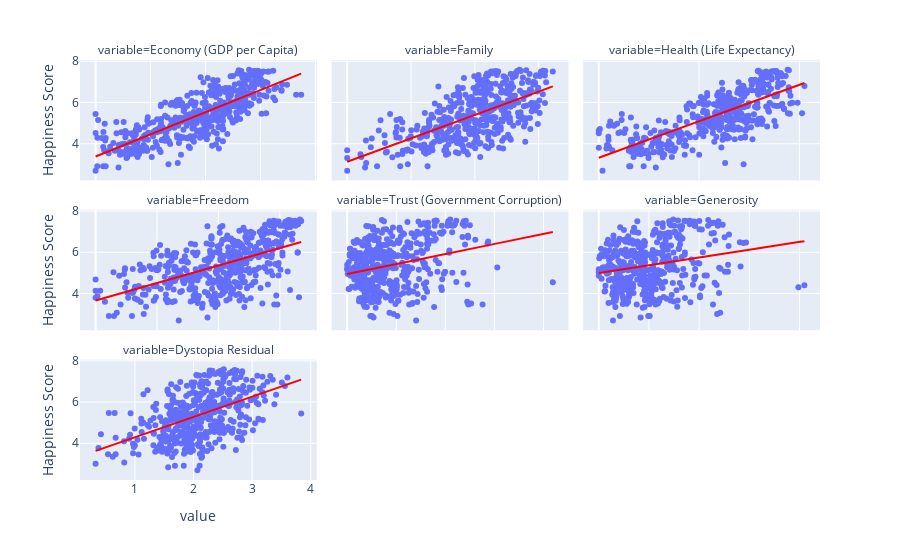

Source (notebook cell):
### Code cell
import plotly.express as px
import pandas as pd
import numpy as np
df = pd.read_csv('/Users/nicolas/Downloads/World_Happiness_2015_2017_.csv')
px.scatter(df, x=df.select_dtypes(np.float64).columns, y='Happiness Score', trendline='ols',
           color=px.NO_COLOR, trendline_color_override="red", render_mode="svg",
          facet_col="variable", facet_col_wrap=3).update_xaxes(matches=None)

### Figure 1 — Plotly figure (JSON) as saved in the notebook; plotly's stock layout.template omitted (floating-point values rounded to 4 significant figures; data arrays with more than 128 entries replaced by an {"elided": "..."} marker saying what was removed)
{"data": [{"hovertemplate": "variable=Economy (GDP per Capita)<br>value=%{x}<br>Happiness Score=%{y}<extra></extra>", "legendgroup": "", "marker": {"color": "#636efa", "symbol": "circle"}, "mode": "markers", "name": "", "orientation": "v", "showlegend": false, "type": "scatter", "x": {"elided": "470 float values"}, "xaxis": "x7", "y": {"elided": "470 float values"}, "yaxis": "y7"}, {"hovertemplate": "<b>OLS trendline</b><br>Happiness Score = 2.14892 * value + 3.3769<br>R<sup>2</sup>=0.616931<br><br>variable=Economy (GDP per Capita)<br>value=%{x}<br>Happiness Score=%{y} <b>(trend)</b><extra></extra>", "legendgroup": "", "line": {"color": "red"}, "marker": {"color": "#636efa", "symbol": "circle"}, "mode": "lines", "name": "", "showlegend": false, "type": "scatter", "x": {"elided": "470 float values"}, "xaxis": "x7", "y": {"elided": "470 float values"}, "yaxis": "y7"}, {"hovertemplate": "variable=Family<br>value=%{x}<br>Happiness Score=%{y}<extra></extra>", "legendgroup": "", "marker": {"color": "#636efa", "symbol": "circle"}, "mode": "markers", "name": "", "orientation": "v", "showlegend": false, "type": "scatter", "x": {"elided": "470 float values"}, "xaxis": "x8", "y": {"elided": "470 float values"}, "yaxis": "y8"}, {"hovertemplate": "<b>OLS trendline</b><br>Happiness Score = 2.27085 * value + 3.1218<br>R<sup>2</sup>=0.405173<br><br>variable=Family<br>value=%{x}<br>Happiness Score=%{y} <b>(trend)</b><extra></extra>", "legendgroup": "", "line": {"color": "red"}, "marker": {"color": "#636efa", "symbol": "circle"}, "mode": "lines", "name": "", "showlegend": false, "type": "scatter", "x": {"elided": "470 float values"}, "xaxis": "x8", "y": {"elided": "470 float values"}, "yaxis": "y8"}, {"hovertemplate": "variable=Health (Life Expectancy)<br>value=%{x}<br>Happiness Score=%{y}<extra></extra>", "legendgroup": "", "marker": {"color": "#636efa", "symbol": "circle"}, "mode": "markers", "name": "", "orientation": "v", "showlegend": false, "type": "scatter", "x": {"elided": "470 float values"}, "xaxis": "x9", "y": {"elided": "470 float values"}, "yaxis": "y9"}, {"hovertemplate": "<b>OLS trendline</b><br>Happiness Score = 3.54146 * value + 3.31679<br>R<sup>2</sup>=0.559564<br><br>variable=Health (Life Expectancy)<br>value=%{x}<br>Happiness Score=%{y} <b>(trend)</b><extra></extra>", "legendgroup": "", "line": {"color": "red"}, "marker": {"color": "#636efa", "symbol": "circle"}, "mode": "lines", "name": "", "showlegend": false, "type": "scatter", "x": {"elided": "470 float values"}, "xaxis": "x9", "y": {"elided": "470 float values"}, "yaxis": "y9"}, {"hovertemplate": "variable=Freedom<br>value=%{x}<br>Happiness Score=%{y}<extra></extra>", "legendgroup": "", "marker": {"color": "#636efa", "symbol": "circle"}, "mode": "markers", "name": "", "orientation": "v", "showlegend": false, "type": "scatter", "x": {"elided": "470 float values"}, "xaxis": "x4", "y": {"elided": "470 float values"}, "yaxis": "y4"}, {"hovertemplate": "<b>OLS trendline</b><br>Happiness Score = 4.23742 * value + 3.66378<br>R<sup>2</sup>=0.313996<br><br>variable=Freedom<br>value=%{x}<br>Happiness Score=%{y} <b>(trend)</b><extra></extra>", "legendgroup": "", "line": {"color": "red"}, "marker": {"color": "#636efa", "symbol": "circle"}, "mode": "lines", "name": "", "showlegend": false, "type": "scatter", "x": {"elided": "470 float values"}, "xaxis": "x4", "y": {"elided": "470 float values"}, "yaxis": "y4"}, {"hovertemplate": "variable=Trust (Government Corruption)<br>value=%{x}<br>Happiness Score=%{y}<extra></extra>", "legendgroup": "", "marker": {"color": "#636efa", "symbol": "circle"}, "mode": "markers", "name": "", "orientation": "v", "showlegend": false, "type": "scatter", "x": {"elided": "470 float values"}, "xaxis": "x5", "y": {"elided": "470 float values"}, "yaxis": "y5"}, {"hovertemplate": "<b>OLS trendline</b><br>Happiness Score = 2.43183 * value + 4.94369<br>R<sup>2</sup>=0.079597<br><br>variable=Trust (Government Corruption)<br>value=%{x}<br>Happiness Score=%{y} <b>(trend)</b><extra></extra>", "legendgroup": "", "line": {"color": "red"}, "marker": {"color": "#636efa", "symbol": "circle"}, "mode": "lines", "name": "", "showlegend": false, "type": "scatter", "x": {"elided": "470 float values"}, "xaxis": "x5", "y": {"elided": "470 float values"}, "yaxis": "y5"}, {"hovertemplate": "variable=Generosity<br>value=%{x}<br>Happiness Score=%{y}<extra></extra>", "legendgroup": "", "marker": {"color": "#636efa", "symbol": "circle"}, "mode": "markers", "name": "", "orientation": "v", "showlegend": false, "type": "scatter", "x": {"elided": "470 float values"}, "xaxis": "x6", "y": {"elided": "470 float values"}, "yaxis": "y6"}, {"hovertemplate": "<b>OLS trendline</b><br>Happiness Score = 1.89213 * value + 4.9896<br>R<sup>2</sup>=0.049144<br><br>variable=Generosity<br>value=%{x}<br>Happiness Score=%{y} <b>(trend)</b><extra></extra>", "legendgroup": "", "line": {"color": "red"}, "marker": {"color": "#636efa", "symbol": "circle"}, "mode": "lines", "name": "", "showlegend": false, "type": "scatter", "x": {"elided": "470 float values"}, "xaxis": "x6", "y": {"elided": "470 float values"}, "yaxis": "y6"}, {"hovertemplate": "variable=Dystopia Residual<br>value=%{x}<br>Happiness Score=%{y}<extra></extra>", "legendgroup": "", "marker": {"color": "#636efa", "symbol": "circle"}, "mode": "markers", "name": "", "orientation": "v", "showlegend": false, "type": "scatter", "x": {"elided": "470 float values"}, "xaxis": "x", "y": {"elided": "470 float values"}, "yaxis": "y"}, {"hovertemplate": "<b>OLS trendline</b><br>Happiness Score = 0.984216 * value + 3.31104<br>R<sup>2</sup>=0.239852<br><br>variable=Dystopia Residual<br>value=%{x}<br>Happiness Score=%{y} <b>(trend)</b><extra></extra>", "legendgroup": "", "line": {"color": "red"}, "marker": {"color": "#636efa", "symbol": "circle"}, "mode": "lines", "name": "", "showlegend": false, "type": "scatter", "x": {"elided": "470 float values"}, "xaxis": "x", "y": {"elided": "470 float values"}, "yaxis": "y"}], "layout": {"annotations": [{"font": {}, "showarrow": false, "text": "variable=Dystopia Residual", "x": 0.16, "xanchor": "center", "xref": "paper", "y": 0.2867, "yanchor": "bottom", "yref": "paper"}, {"font": {}, "showarrow": false, "text": "variable=Freedom", "x": 0.16, "xanchor": "center", "xref": "paper", "y": 0.6433, "yanchor": "bottom", "yref": "paper"}, {"font": {}, "showarrow": false, "text": "variable=Trust (Government Corruption)", "x": 0.5, "xanchor": "center", "xref": "paper", "y": 0.6433, "yanchor": "bottom", "yref": "paper"}, {"font": {}, "showarrow": false, "text": "variable=Generosity", "x": 0.84, "xanchor": "center", "xref": "paper", "y": 0.6433, "yanchor": "bottom", "yref": "paper"}, {"font": {}, "showarrow": false, "text": "variable=Economy (GDP per Capita)", "x": 0.16, "xanchor": "center", "xref": "paper", "y": 1.0, "yanchor": "bottom", "yref": "paper"}, {"font": {}, "showarrow": false, "text": "variable=Family", "x": 0.5, "xanchor": "center", "xref": "paper", "y": 1.0, "yanchor": "bottom", "yref": "paper"}, {"font": {}, "showarrow": false, "text": "variable=Health (Life Expectancy)", "x": 0.84, "xanchor": "center", "xref": "paper", "y": 1.0, "yanchor": "bottom", "yref": "paper"}], "autosize": true, "legend": {"tracegroupgap": 0}, "margin": {"t": 60}, "xaxis": {"anchor": "y", "autorange": true, "domain": [0, 0.32], "range": [0.08925, 4.077], "showspikes": false, "title": {"text": "value"}, "type": "linear"}, "xaxis2": {"anchor": "y2", "domain": [0.34, 0.66], "title": {"text": "value"}}, "xaxis3": {"anchor": "y3", "domain": [0.68, 1.0], "title": {"text": "value"}}, "xaxis4": {"anchor": "y4", "autorange": true, "domain": [0, 0.32], "range": [-0.04568, 0.7154], "showspikes": false, "showticklabels": false, "type": "linear"}, "xaxis5": {"anchor": "y5", "autorange": true, "domain": [0.34, 0.66], "range": [-0.05716, 0.8952], "showspikes": false, "showticklabels": false, "type": "linear"}, "xaxis6": {"anchor": "y6", "autorange": true, "domain": [0.68, 1.0], "range": [-0.05591, 0.8756], "showspikes": false, "showticklabels": false, "type": "linear"}, "xaxis7": {"anchor": "y7", "autorange": true, "domain": [0, 0.32], "range": [-0.1276, 1.998], "showspikes": false, "showticklabels": false, "type": "linear"}, "xaxis8": {"anchor": "y8", "autorange": true, "domain": [0.34, 0.66], "range": [-0.1098, 1.72], "showspikes": false, "showticklabels": false, "type": "linear"}, "xaxis9": {"anchor": "y9", "autorange": true, "domain": [0.68, 1.0], "range": [-0.06992, 1.095], "showspikes": false, "showticklabels": false, "type": "linear"}, "yaxis": {"anchor": "x", "autorange": true, "domain": [0, 0.2867], "range": [2.14, 8.14], "showspikes": false, "title": {"text": "Happiness Score"}, "type": "linear"}, "yaxis2": {"anchor": "x2", "domain": [0, 0.2867], "matches": "y", "showticklabels": false}, "yaxis3": {"anchor": "x3", "domain": [0, 0.2867], "matches": "y", "showticklabels": false}, "yaxis4": {"anchor": "x4", "autorange": true, "domain": [0.3567, 0.6433], "matches": "y", "range": [2.14, 8.14], "showspikes": false, "title": {"text": "Happiness Score"}, "type": "linear"}, "yaxis5": {"anchor": "x5", "autorange": true, "domain": [0.3567, 0.6433], "matches": "y", "range": [2.14, 8.14], "showspikes": false, "showticklabels": false, "type": "linear"}, "yaxis6": {"anchor": "x6", "autorange": true, "domain": [0.3567, 0.6433], "matches": "y", "range": [2.14, 8.14], "showspikes": false, "showticklabels": false, "type": "linear"}, "yaxis7": {"anchor": "x7", "autorange": true, "domain": [0.7133, 1.0], "matches": "y", "range": [2.14, 8.14], "showspikes": false, "title": {"text": "Happiness Score"}, "type": "linear"}, "yaxis8": {"anchor": "x8", "autorange": true, "domain": [0.7133, 1.0], "matches": "y", "range": [2.14, 8.14], "showspikes": false, "showticklabels": false, "type": "linear"}, "yaxis9": {"anchor": "x9", "autorange": true, "domain": [0.7133, 1.0], "matches": "y", "range": [2.14, 8.14], "showspikes": false, "showticklabels": false, "type": "linear"}}}
